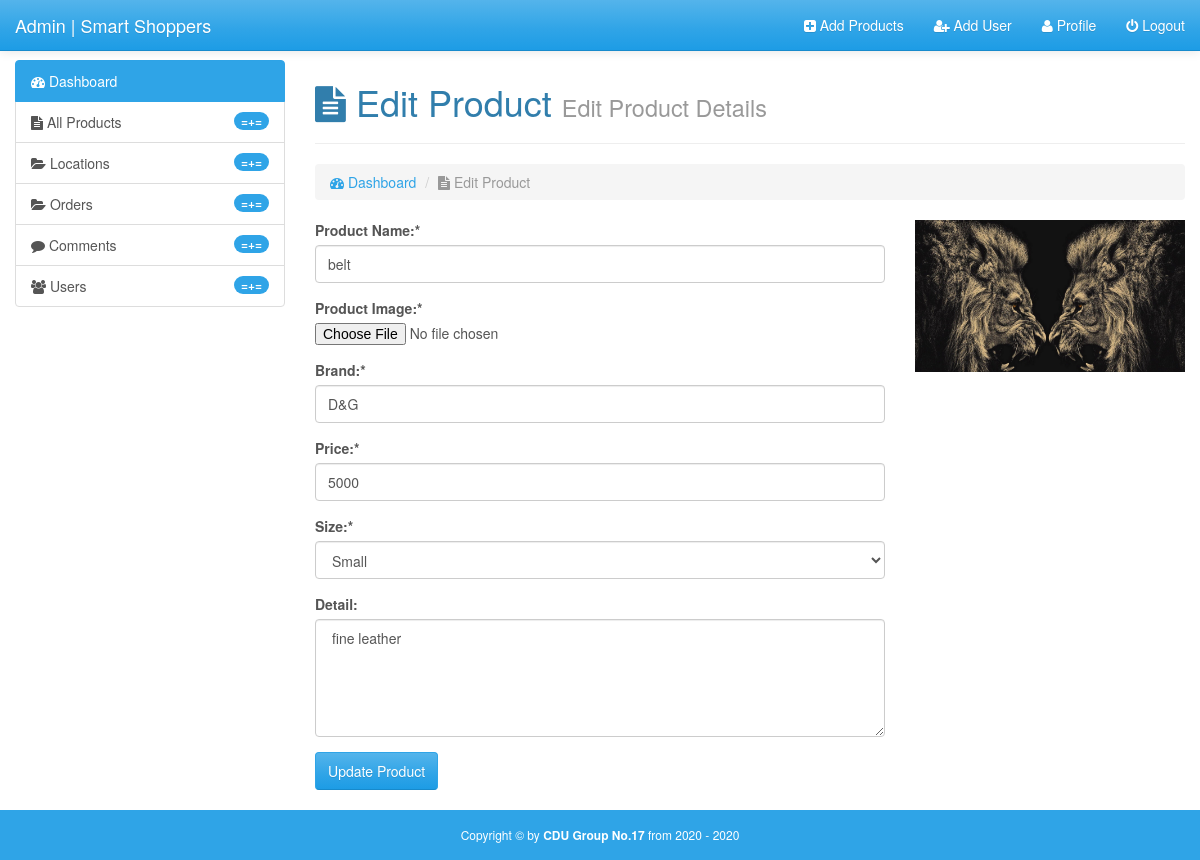
Screenshot of /admin/editproduct.php?edit=10 with the database file from the repository.
### tables this page shows
CREATE TABLE `products` (
  `id` int(11) NOT NULL,
  `product_name` varchar(255) NOT NULL,
  `image` varchar(255) NOT NULL,
  `brand` varchar(255) NOT NULL,
  `size` varchar(255) NOT NULL,
  `detail` text NOT NULL,
  `price` int(11) NOT NULL,
  `cat_id` int(11) DEFAULT NULL
);

### admin/editproduct.php (the view, shortened to what this page needs)
<?php require_once('inc/top.php');
if (isset($_GET['edit'])) {
    $edit_id = $_GET['edit'];
    $edit_query = "SELECT * FROM products WHERE id = $edit_id";
    $edit_query_run = mysqli_query($conn, $edit_query);
    if (mysqli_num_rows($edit_query_run) > 0) {
        $edit_row = mysqli_fetch_array($edit_query_run);
        $e_product_name = $edit_row['product_name'];
        $e_image = $edit_row['image'];
        $e_brand = $edit_row['brand'];
        $e_price = $edit_row['price'];
        $e_size = $edit_row['size'];
        $e_detail = $edit_row['detail'];
    }
    else{
        header('location: index.php');
    }
}
else{
    header('location: index.php');
}
?>
  </head>
  <body>
    <div id="wrapper">
<?php require_once('inc/header.php'); ?>
        <div class="container-fluid body-section">
            <div class="row">
              <?php require_once('inc/sidebar.php'); ?>
                <div class="col-md-9">
                    <h1><i class="fa fa-file-text"></i> Edit Product <small> Edit Product Details</small></h1><hr>
                    <ol class="breadcrumb">
                        <li><a href="#"><i class="fa fa-tachometer"></i> Dashboard</a></li>
                      <li class="active"><i class="fa fa-file-text"></i> Edit Product</li>
                    </ol>
                    <div class="row">
                        <div class="col-md-8">
                            <form action="" method="post" enctype="multipart/form-data">
                                <div class="form-group">
                                <label for="product-name">Product Name:*</label>
                                <input type="text" id="product-name" name="product-name" class="form-control" value="<?php echo $e_product_name;?>" placeholder="Product Name">
                                </div>
                                <div class="form-group">
                                <label for="image">Product Image:*</label>
                                <input type="file" id="image" name="image">
                                </div>
                                <div class="form-group">
                                <label for="last-name">Brand:*</label>
                                <input type="text" id="brand" name="brand" class="form-control" value="<?php echo $e_brand; ?>" placeholder="Brand">
                                </div>
                                <div class="form-group">
                                <label for="price">Price:*</label>
                                <input type="text" id="price" name="price" class="form-control" value="<?php echo $e_price; ?>" placeholder="Price">
                                </div>
                                <div class="form-group">
                                <label for="size">Size:*</label>
                                <select name="size" id="size" class="form-control">
                                    <option value="Small" <?php if ($e_size == 'Small') { echo "selected";}?>>Small</option>
                                </select>
                                </div>
                                <div class="form-group">
                                <label for="detail">Detail:</label>
                                <textarea name="detail" id="details" cols="20" rows="5" class="form-control"> <?php echo $e_detail;?> </textarea>
                                </div>
                                <input type="submit" value="Update Product" name="submit" class="btn btn-primary">
                            </form>
                        </div>
                        <div class="col-md-4">
                            <?php
                                echo "<img src= 'img/$e_image' width='100%'>";
                             ?>
                        </div>
                    </div>
                </div>
            </div>
        </div>
     <?php require_once('inc/footer.php'); ?>

### admin/css/style.css (style rules this page uses)
html,body { height: 100%; }
body { padding-top: 60px; }
#wrapper { min-height: 100%; position: relative; }
.body-section { padding-bottom: 70px; }

### rows the page displays
products: product-name "belt", brand "D&G", price "5000", size "Small", detail "fine leather", image (picture)
